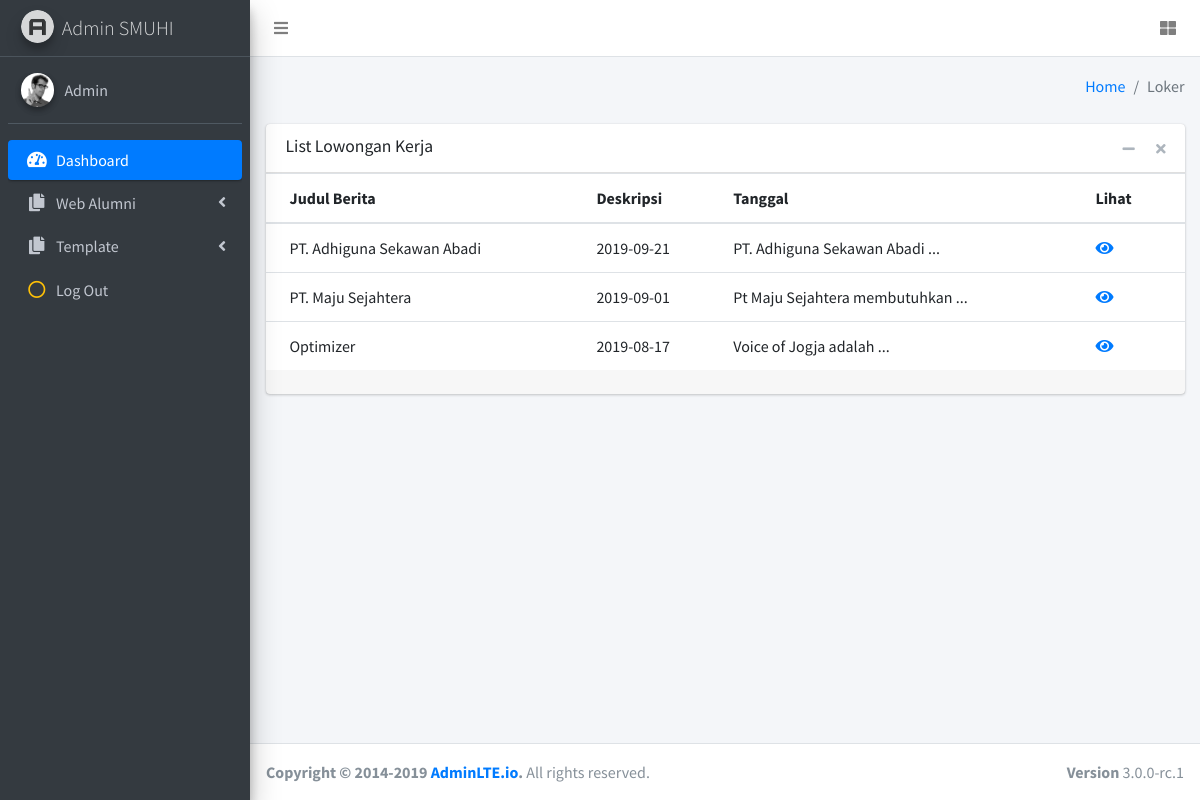
The app's page /min/loker.php with its own data.
### tables this page shows
CREATE TABLE `tbl_lowongan_kerja` (
  `lowongan_id` int(11) NOT NULL,
  `nama_perusahaan` varchar(30) NOT NULL,
  `tanggal` date NOT NULL,
  `deskripsi` text NOT NULL,
  `syarat` text NOT NULL,
  `pendaftaran` text NOT NULL,
  `logo` text NOT NULL
);

### min/loker.php (the view, shortened to what this page needs)
<?php
include 'header.php';
?>
<div class="content-wrapper">
  <div class="content-header">
    <div class="container-fluid">
      <div class="row mb-2">
        <div class="col-sm-6">
        </div>
        <div class="col-sm-6">
          <ol class="breadcrumb float-sm-right">
            <li class="breadcrumb-item"><a href="#">Home</a></li>
            <li class="breadcrumb-item active">Loker</li>
          </ol>
        </div>
      </div>
    </div>
  </div>
  <section class="content">
    <div class="container-fluid">
      <div class="row">
      <div class="col-md-12">
        <div class="card">
          <div class="card-header">
            <h3 class="card-title">List Lowongan Kerja</h3>
            <div class="card-tools">
              <button type="button" class="btn btn-tool" data-card-widget="collapse">
                <i class="fas fa-minus"></i>
              </button>
              <button type="button" class="btn btn-tool" data-card-widget="remove">
                <i class="fas fa-times"></i>
              </button>
            </div>
          </div>
          <div class="card-body p-0">
              <div class="table-responsive">
                <table class="table m-0">
                  <thead>
                    <tr>
                      <th>Judul Berita</th>
                      <th>Deskripsi</th>
                      <th>Tanggal</th>
                      <th>Lihat</th>
                    </tr>
                  </thead>
                  <tbody>
              <?php
              $sql = mysqli_query($config,"SELECT * FROM tbl_lowongan_kerja ORDER BY tanggal DESC");
              while($loker = mysqli_fetch_array($sql)){
                $long_string = $loker['deskripsi'];
                $des = limit_words($long_string, 4);
                ?>
                    <tr>
                      <td><?=$loker['nama_perusahaan']?></td>
                      <td><?=$loker['tanggal']?></td>
                      <td><?=$des?> ...</td>
                      <td> <a href="detail_loker.php?id_loker=<?=$loker['lowongan_id']?>"> <i class="fas fa-eye"></i></a></td>
                    </tr>
                    <?php
                  }
                  ?>
                </tbody>
              </table>
            <div class="card-footer text-center">
            </div>
          </div>
        </div>
      </div>
      </div>
    </div>
  </section>
</div>
<?php
include 'footer.php';
?>

### records on screen
tbl_lowongan_kerja: nama_perusahaan "PT. Adhiguna Sekawan Abadi", tanggal "2019-09-21", deskripsi "PT. Adhiguna Sekawan Abadi"
tbl_lowongan_kerja: nama_perusahaan "PT. Maju Sejahtera", tanggal "2019-09-01", deskripsi "Pt Maju Sejahtera membutuhkan"
tbl_lowongan_kerja: nama_perusahaan "Optimizer", tanggal "2019-08-17", deskripsi "Voice of Jogja adalah"
